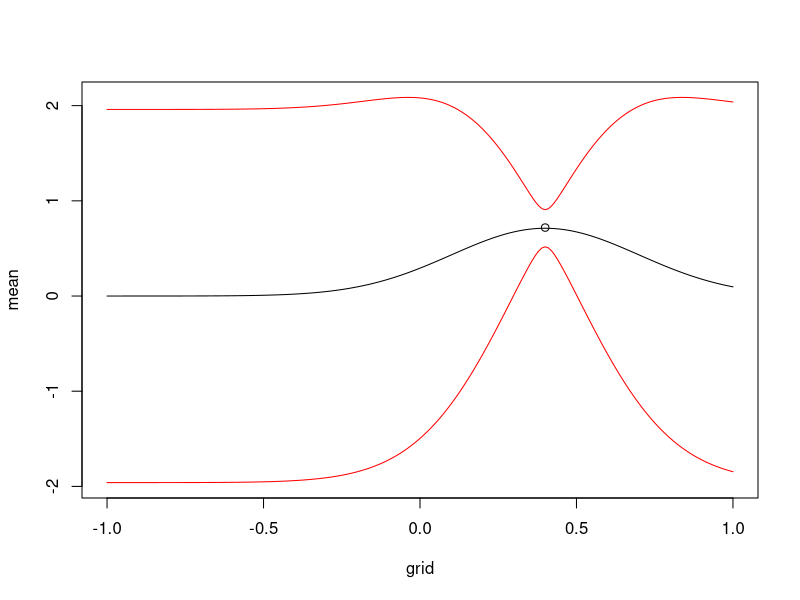
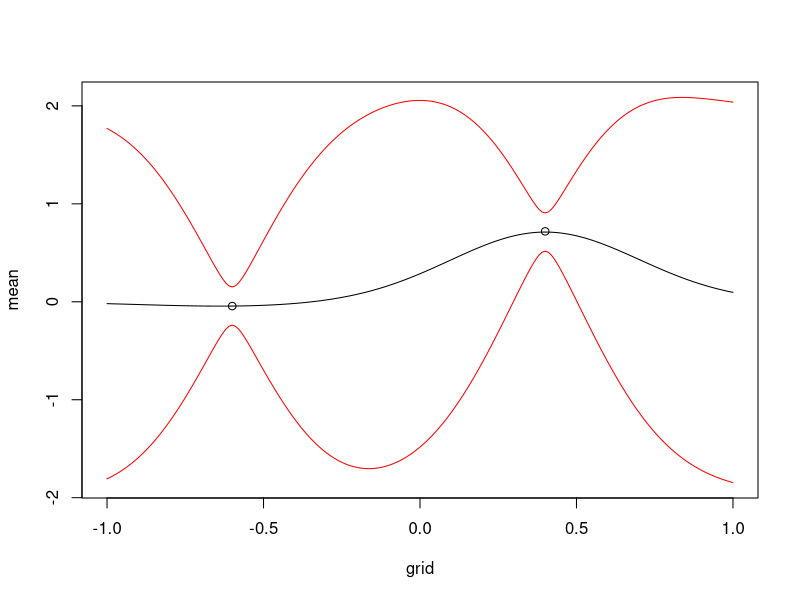
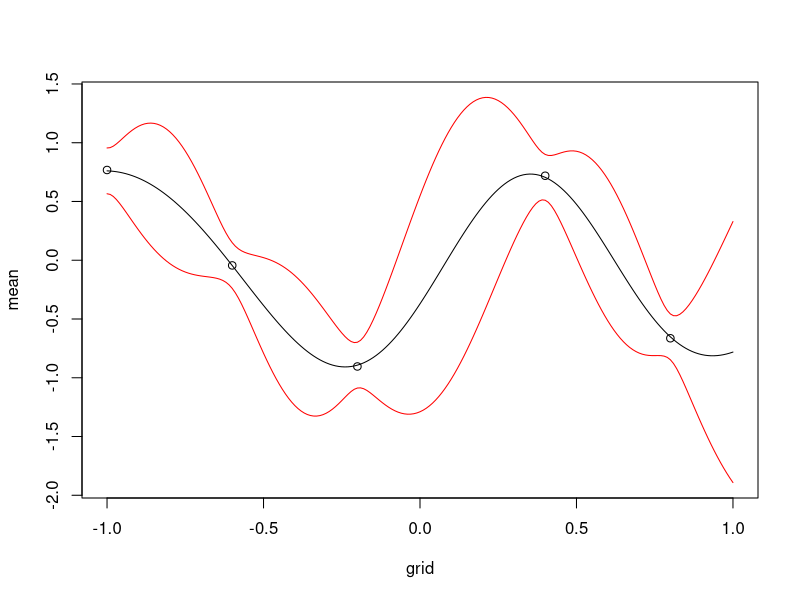
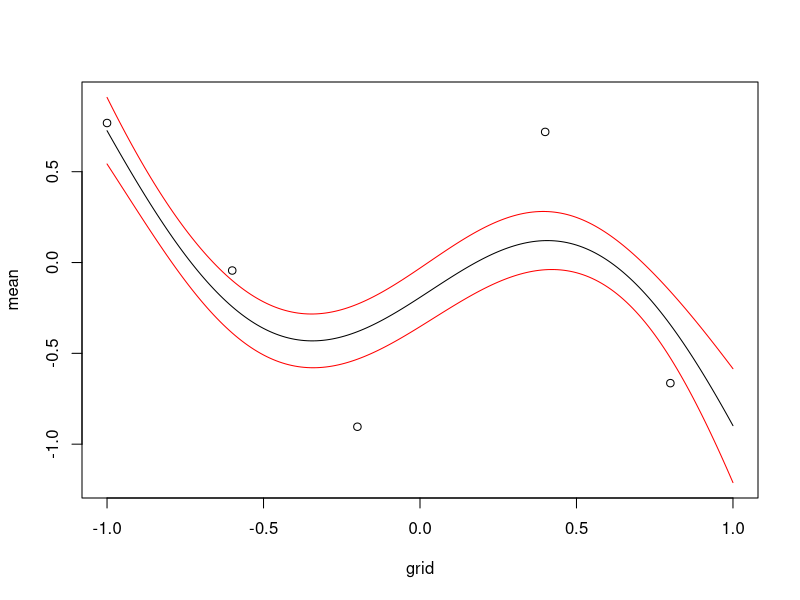

These figures' R source, in order:
library(kernlab)



### Assignment 1### 

# Covariance function
# The function takes in input values x1, x2 and computes the exponential kernel which gives
# the resulting covariance between the two input values
SquaredExpKernel <- function(x1,x2,sigmaF=1,l=3){
  n1 <- length(x1)
  n2 <- length(x2)
  K <- matrix(NA,n1,n2)
  for (i in 1:n2){
    K[,i] <- sigmaF^2*exp(-0.5*( (x1-x2[i])/l)^2 )
  }
  return(K)
}


PosteriorGP = function(X, y, XStar, sigmaNoise, hyperParameter){
  #n is how many functions we will need, as many as the nr of inputs
  n = length(X)
  
  #Compute the covarance matrix [K = K(X,X)]
  K = SquaredExpKernel(X,X, hyperParameter[1], hyperParameter[2])
  sigmaNoise = sigmaNoise^2
  
  #Compute L by using the cholesky decomposition
  L_trans = chol(K + sigmaNoise*diag(n))
  #Need to take the transpose since L in the algorithm is a lower triangular matrix where as
  # the R function returns an uper triangular matrix
  L = t(L_trans)
  
  ### Predictive mean f_bar*
  ##Comute the predictive mean by solving the equations
  # L\y means the vector x that solves the equation Lx = y. On paper it can be solved by
  # multiplying by the inverse but is better solved by using the function solve
  # [alpha = t(L)\(L\y)]
  alpha = solve(L_trans, solve(L,y))
  
  ##Compute f_bar*
  #f_bar* = alpha * t(K*)
  # [K* = K(X, X*) => t(K*) = K(X*, X)]
  K_X_Xstar = SquaredExpKernel(X, XStar, hyperParameter[1], hyperParameter[2])
  f_bar_star = t(K_X_Xstar) %*% alpha
  
  ### Predictive variance f_star
  #Compute v, [v = L\K*]
  v = solve(L, K_X_Xstar)
  
  ## Compute the variance of f*
  #V[f_star] = K(X*, X*) - t(v)*v
  # First need to compute K[X*, X*]
  K_XStar_XStar = SquaredExpKernel(XStar, XStar, hyperParameter[1], hyperParameter[2])
  #Compute V_f*
  v_f_star = K_XStar_XStar - t(v) %*% v
  #To draw from the posterior we only need the variance of f
  v_f_star = diag(v_f_star)
  
  result = list("Predictive mean" = f_bar_star,
                "Predicitive variance" = v_f_star)
}


### Part 1.2
# Let the hyperparameters be the following: sigmaf = 1, el = 0,3, using a singel observation (x,y) = (0.4, 0.719), sigmanoise = 0.1
# Plot the posterior


#Function for plotting the result
plotGP = function(mean,variance,grid,x,y){
  plot(grid,mean,ylim = c(min(mean-1.96*sqrt(variance))
                          ,max(mean+1.96*sqrt(variance))),
       type = "l")
  lines(grid,
        mean+1.96*sqrt(variance), 
        col = "red")
  lines(grid,
        mean-1.96*sqrt(variance), 
        col = "red")
  points(x,y)
}

sigmaF = 1
ell = 0.3
obs = data.frame(0.4, 0.719)
sigmanoise = 0.1
xGrid = seq(-1,1,0.01)

GP = PosteriorGP(obs[,1], obs[,2], xGrid, sigmanoise,c(sigmaF, ell))
plotGP(GP$`Predictive mean`, GP$`Predicitive variance`, xGrid, obs[1,1], obs[1,2])



### Part 1.3
#Update the posterior with another observation (x,y) = (-0.6, -0.044) and plot the posterior mean of f and the probability bands



newobs = c(-0.6, -0.044)
obs_1.3 = rbind(obs, newobs)
GP = PosteriorGP(obs_1.3[,1], obs_1.3[,2], xGrid, sigmanoise,c(sigmaF, ell))
plotGP(GP$`Predictive mean`, GP$`Predicitive variance`, xGrid, obs_1.3[,1], obs_1.3[,2])


### Part 1.4
#Compute now the posterior distirbution of f using all available data points

obs_1.4 = data.frame(x=c(-1,-0.6, -0.2, 0.4, 0.8), y=c(0.768, -0.044, -0.904, 0.719,-0.664))
GP = PosteriorGP(obs_1.4[,1], obs_1.4[,2], xGrid, sigmanoise,c(sigmaF, ell))
plotGP(GP$`Predictive mean`, GP$`Predicitive variance`, xGrid, obs_1.4[,1], obs_1.4[,2])


#Part 1.5
#Repeat the exercise, this time wiht hyperparameters sigmaf = 1 and ell = 1
# Compare the results
sigmaF = 1
ell = 1
GP = PosteriorGP(obs_1.4[,1], obs_1.4[,2], xGrid, sigmanoise,c(sigmaF, ell))
plotGP(GP$`Predictive mean`, GP$`Predicitive variance`, xGrid, obs_1.4[,1], obs_1.4[,2])
